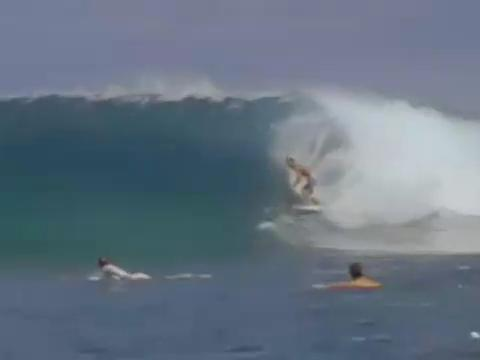
#> input picture data/surfer/imgs/img00003.png, 480 x 360 px; its folder holds only this picture in this run
$ python rgb2gray.py
#> lines starting #> are read from the running program, lines starting #| are printed output that depends on the picture
#!/usr/bin/env python
# -*- coding: utf-8 -*-
# @Author  : Jinzhong Xu
# @Contact : jinzhongxu@csu.ac.cn
# @Time    : 10/12/2020 1:54 PM
# @File    : rgb2gray.py
# @Software: PyCharm

import pylab
from matplotlib import pyplot as plt
import os
import matplotlib.image as mpimg


def rgb2gray(rgb_image):
    """
    从 RGB 图像加权求和得到灰度图像，参考 http://stackoverflow.com/questions/12201577
     [0.299, 0.587, 0.114] 分别对应 R, G, B 三通道的加权系数
    :param rgb_image: 彩色 RGB 图像
    :return: 灰度图像
    """

    return pylab.dot(rgb_image, [0.299, 0.587, 0.114])


if __name__ == '__main__':
    img_path = '../data/surfer/imgs'
    rgb_list = os.listdir(img_path)
    # print(rgb_list)
    rgb = os.path.join(img_path, rgb_list[0])
    # print(rgb)

    img = mpimg.imread(rgb)
#> img is the input picture: shape (360, 480, 3) float32; mean R, G, B 0.395, 0.451, 0.511

    imgplot = plt.imshow(img)
    plt.show()

    gray = rgb2gray(rgb_image=img)
#> in rgb2gray, `return pylab.dot(rgb_image, [0.299, 0.587, 0.114])`:
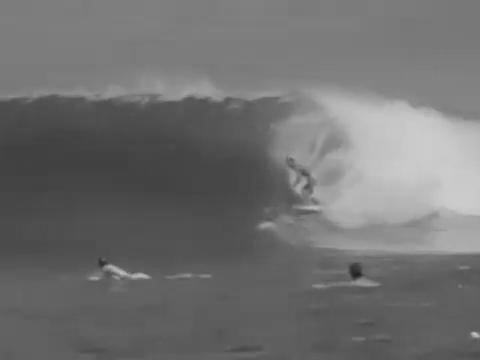
#> returned value: shape (360, 480) float64; min 0.122, max 0.803, mean 0.442

    img_gray_plot = plt.imshow(gray)
    plt.show()

$ run again, on data/surfer/imgs/img00049.png
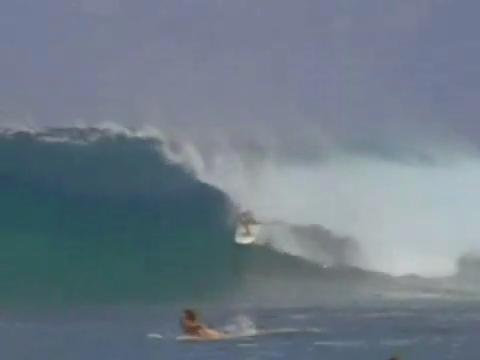
#> input picture data/surfer/imgs/img00049.png, 480 x 360 px
#> img is the input picture: shape (360, 480, 3) float32; mean R, G, B 0.43, 0.482, 0.531
#> in rgb2gray, `return pylab.dot(rgb_image, [0.299, 0.587, 0.114])`:
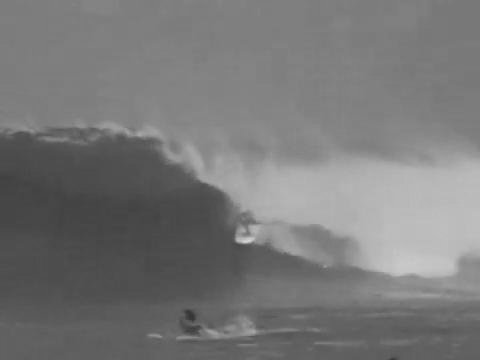
#> returned value: shape (360, 480) float64; min 0.208, max 0.85, mean 0.472

$ run again, on data/surfer/imgs/img00057.png
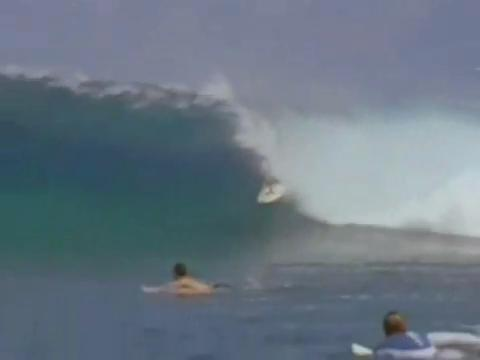
#> input picture data/surfer/imgs/img00057.png, 480 x 360 px
#> img is the input picture: shape (360, 480, 3) float32; mean R, G, B 0.409, 0.464, 0.514
#> in rgb2gray, `return pylab.dot(rgb_image, [0.299, 0.587, 0.114])`:
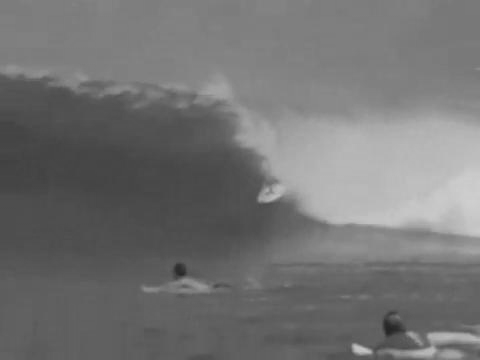
#> returned value: shape (360, 480) float64; min 0.144, max 0.813, mean 0.453

$ run again, on data/surfer/imgs/img00066.png
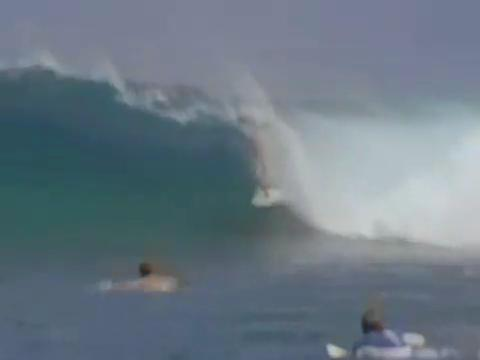
#> input picture data/surfer/imgs/img00066.png, 480 x 360 px
#> img is the input picture: shape (360, 480, 3) float32; mean R, G, B 0.415, 0.472, 0.518
#> in rgb2gray, `return pylab.dot(rgb_image, [0.299, 0.587, 0.114])`:
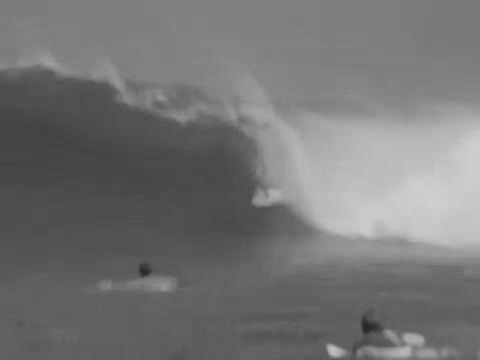
#> returned value: shape (360, 480) float64; min 0.148, max 0.817, mean 0.46

$ run again, on data/surfer/imgs/img00021.png
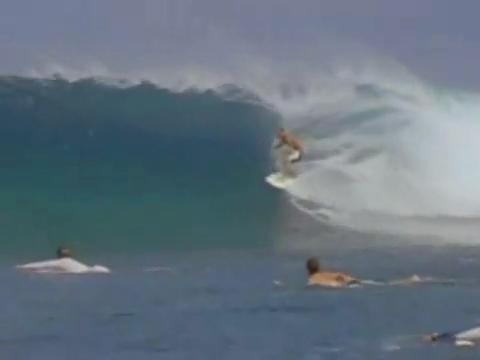
#> input picture data/surfer/imgs/img00021.png, 480 x 360 px
#> img is the input picture: shape (360, 480, 3) float32; mean R, G, B 0.392, 0.45, 0.499
#> in rgb2gray, `return pylab.dot(rgb_image, [0.299, 0.587, 0.114])`:
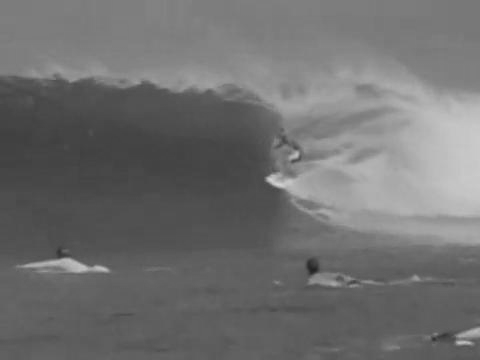
#> returned value: shape (360, 480) float64; min 0.133, max 0.84, mean 0.438
